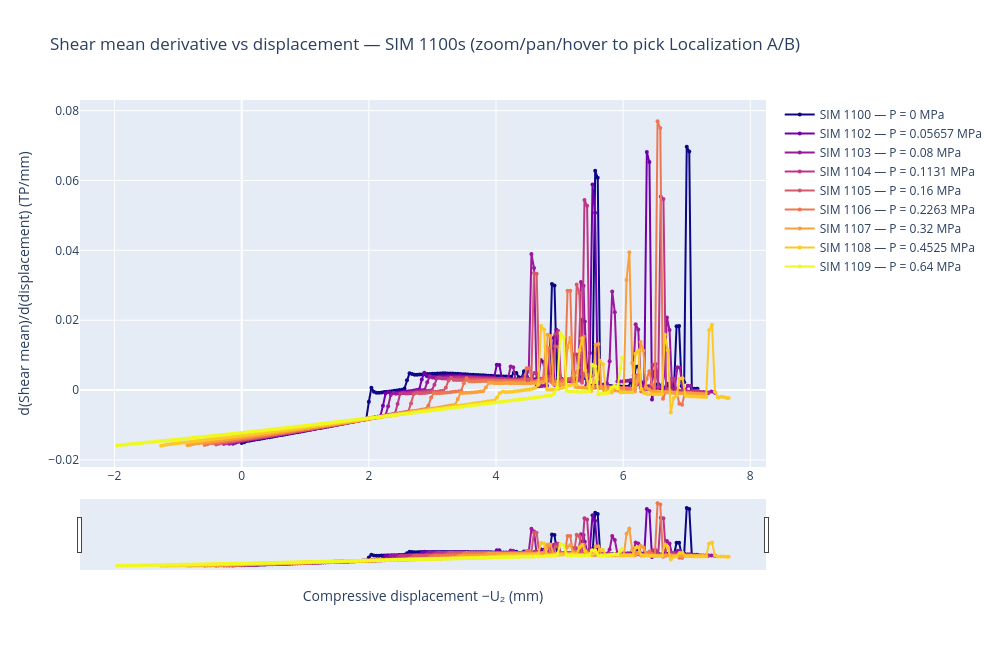

Here is the notebook cell this chart was saved with:
### Markdown cell above
## Plot 3b — d(Shear mean)/d(displacement) vs displacement

### Code cell
import plotly.graph_objects as go

fig = go.Figure()
cmap = plt.get_cmap('plasma', len(SIMS))

for idx, sim in enumerate(SIMS):
    a2   = load_pkl(os.path.join(RESULTS_DIR, f'DATA_PICK_{sim}_A2.pkl'))
    tp2l = load_pkl(os.path.join(RESULTS_DIR, f'DATA_PICK_{sim}_TP2_L.pkl'))
    if a2 is None or tp2l is None:
        del a2, tp2l
        continue
    displ      = -np.array(a2['U2']['PERN-9999997'])
    shear_mean = np.array(tp2l['shear_mean'])
    del a2, tp2l

    dshear_dd = np.gradient(shear_mean, displ)
    r, g, b, _ = cmap(idx)
    color = f'rgb({int(r*255)},{int(g*255)},{int(b*255)})'

    fig.add_trace(go.Scatter(
        x=displ, y=dshear_dd, mode='lines+markers',
        marker=dict(size=4), line=dict(color=color),
        name=f'SIM {sim} — P = {PRESSURES[sim]:.4g} MPa',
        hovertemplate='SIM %{text}<br>displ = %{x:.4f} mm<br>d(shear)/d(displ) = %{y:.5f}<extra></extra>',
        text=[str(sim)] * len(displ),
    ))

fig.update_layout(
    title='Shear mean derivative vs displacement — SIM 1100s (zoom/pan/hover to pick Localization A/B)',
    xaxis_title='Compressive displacement −U₂ (mm)',
    yaxis_title='d(Shear mean)/d(displacement) (TP/mm)',
    width=1000, height=650,
    hovermode='closest',
)
fig.update_xaxes(rangeslider_visible=True)
fig.show()

### Figure 1 — Plotly figure (JSON) as saved in the notebook; plotly's stock layout.template omitted (floating-point values rounded to 4 significant figures; data arrays with more than 128 entries replaced by an {"elided": "..."} marker saying what was removed)
{"data": [{"hovertemplate": "SIM %{text}<br>displ = %{x:.4f} mm<br>d(shear)/d(displ) = %{y:.5f}<extra></extra>", "line": {"color": "rgb(12,7,134)"}, "marker": {"size": 4}, "mode": "lines+markers", "name": "SIM 1100 — P = 0 MPa", "text": {"elided": "181 str values"}, "type": "scatter", "x": {"elided": "181 float values"}, "y": {"elided": "181 float values"}}, {"hovertemplate": "SIM %{text}<br>displ = %{x:.4f} mm<br>d(shear)/d(displ) = %{y:.5f}<extra></extra>", "line": {"color": "rgb(114,0,168)"}, "marker": {"size": 4}, "mode": "lines+markers", "name": "SIM 1102 — P = 0.05657 MPa", "text": {"elided": "173 str values"}, "type": "scatter", "x": {"elided": "173 float values"}, "y": {"elided": "173 float values"}}, {"hovertemplate": "SIM %{text}<br>displ = %{x:.4f} mm<br>d(shear)/d(displ) = %{y:.5f}<extra></extra>", "line": {"color": "rgb(155,23,158)"}, "marker": {"size": 4}, "mode": "lines+markers", "name": "SIM 1103 — P = 0.08 MPa", "text": {"elided": "188 str values"}, "type": "scatter", "x": {"elided": "188 float values"}, "y": {"elided": "188 float values"}}, {"hovertemplate": "SIM %{text}<br>displ = %{x:.4f} mm<br>d(shear)/d(displ) = %{y:.5f}<extra></extra>", "line": {"color": "rgb(188,54,133)"}, "marker": {"size": 4}, "mode": "lines+markers", "name": "SIM 1104 — P = 0.1131 MPa", "text": {"elided": "187 str values"}, "type": "scatter", "x": {"elided": "187 float values"}, "y": {"elided": "187 float values"}}, {"hovertemplate": "SIM %{text}<br>displ = %{x:.4f} mm<br>d(shear)/d(displ) = %{y:.5f}<extra></extra>", "line": {"color": "rgb(215,87,107)"}, "marker": {"size": 4}, "mode": "lines+markers", "name": "SIM 1105 — P = 0.16 MPa", "text": {"elided": "142 str values"}, "type": "scatter", "x": {"elided": "142 float values"}, "y": {"elided": "142 float values"}}, {"hovertemplate": "SIM %{text}<br>displ = %{x:.4f} mm<br>d(shear)/d(displ) = %{y:.5f}<extra></extra>", "line": {"color": "rgb(236,120,83)"}, "marker": {"size": 4}, "mode": "lines+markers", "name": "SIM 1106 — P = 0.2263 MPa", "text": {"elided": "185 str values"}, "type": "scatter", "x": {"elided": "185 float values"}, "y": {"elided": "185 float values"}}, {"hovertemplate": "SIM %{text}<br>displ = %{x:.4f} mm<br>d(shear)/d(displ) = %{y:.5f}<extra></extra>", "line": {"color": "rgb(250,159,58)"}, "marker": {"size": 4}, "mode": "lines+markers", "name": "SIM 1107 — P = 0.32 MPa", "text": {"elided": "185 str values"}, "type": "scatter", "x": {"elided": "185 float values"}, "y": {"elided": "185 float values"}}, {"hovertemplate": "SIM %{text}<br>displ = %{x:.4f} mm<br>d(shear)/d(displ) = %{y:.5f}<extra></extra>", "line": {"color": "rgb(252,201,38)"}, "marker": {"size": 4}, "mode": "lines+markers", "name": "SIM 1108 — P = 0.4525 MPa", "text": {"elided": "194 str values"}, "type": "scatter", "x": {"elided": "194 float values"}, "y": {"elided": "194 float values"}}, {"hovertemplate": "SIM %{text}<br>displ = %{x:.4f} mm<br>d(shear)/d(displ) = %{y:.5f}<extra></extra>", "line": {"color": "rgb(239,248,33)"}, "marker": {"size": 4}, "mode": "lines+markers", "name": "SIM 1109 — P = 0.64 MPa", "text": {"elided": "161 str values"}, "type": "scatter", "x": {"elided": "161 float values"}, "y": {"elided": "161 float values"}}], "layout": {"height": 650, "hovermode": "closest", "title": {"text": "Shear mean derivative vs displacement — SIM 1100s (zoom/pan/hover to pick Localization A/B)"}, "width": 1000, "xaxis": {"rangeslider": {"visible": true}, "title": {"text": "Compressive displacement −U₂ (mm)"}}, "yaxis": {"title": {"text": "d(Shear mean)/d(displacement) (TP/mm)"}}}}
